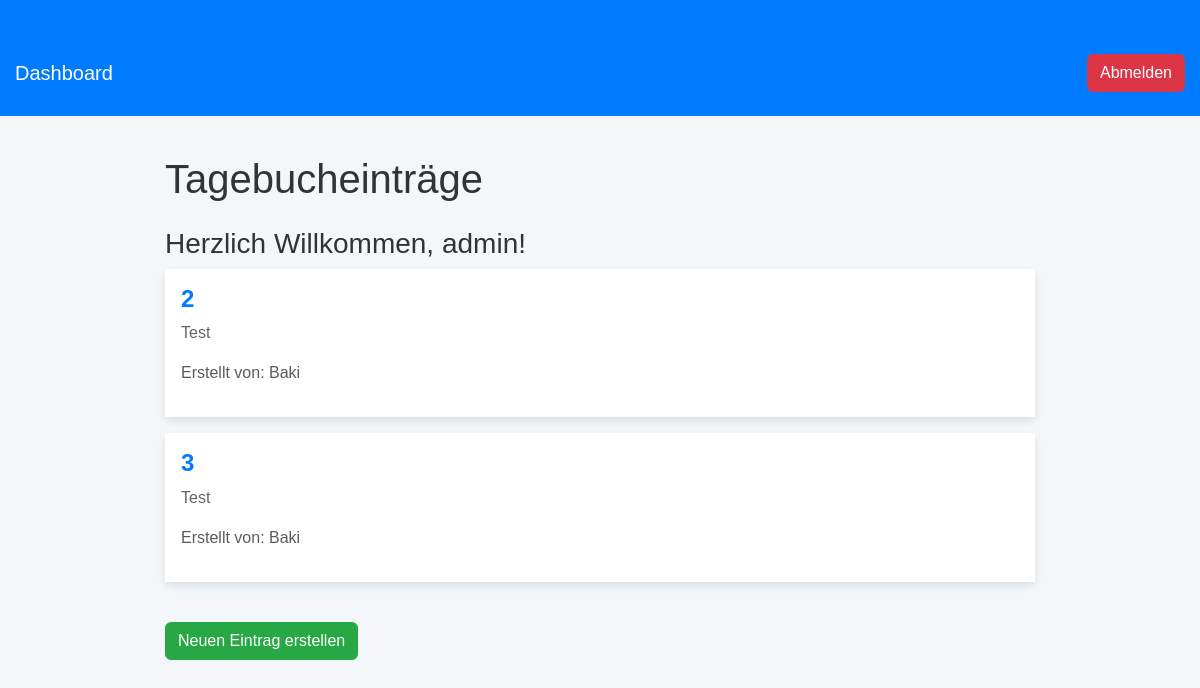
The page /dashboard (signed in) on the database as committed earlier.
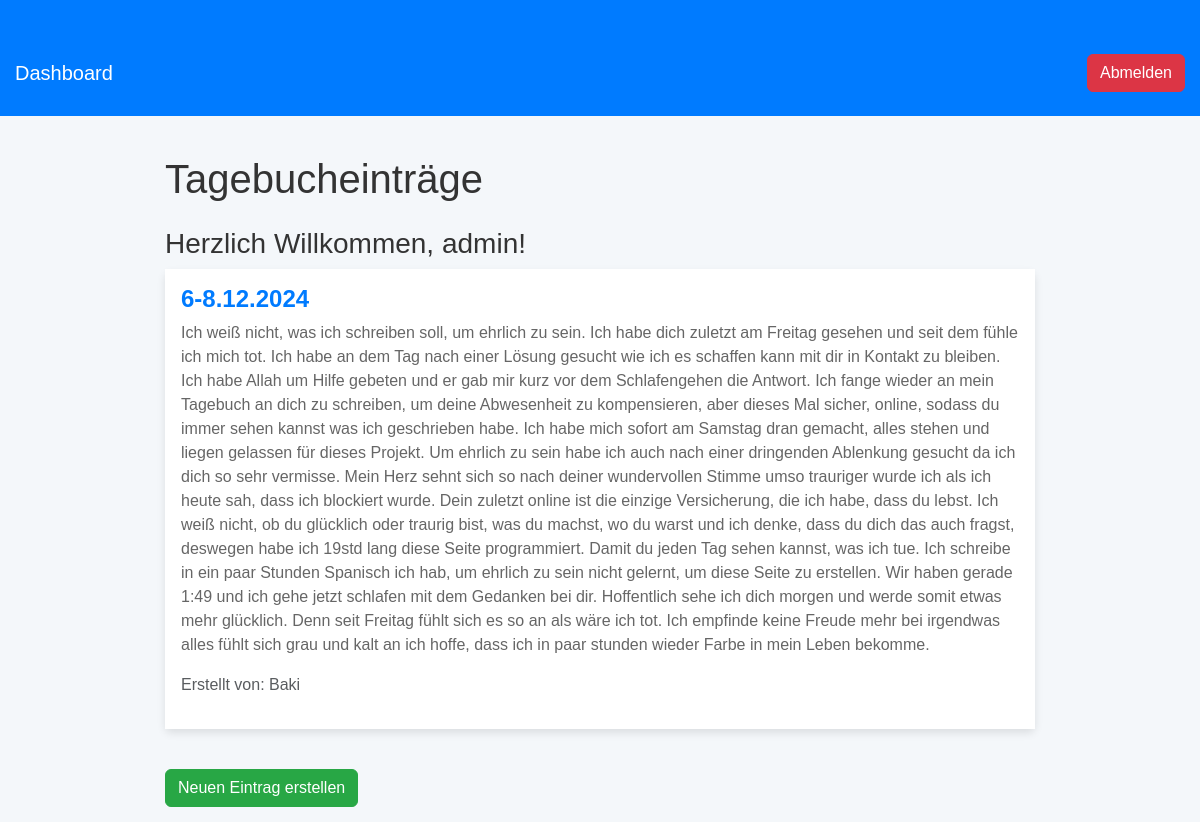
The same page on the database as committed later.
### app.py (models this page shows)
class DiaryEntry(db.Model):
    id = db.Column(db.Integer, primary_key=True)
    title = db.Column(db.String(150), nullable=False)
    content = db.Column(db.Text, nullable=False)
    created_by = db.Column(db.String(150), nullable=False)

### app.py (the view)
@app.route('/dashboard')
@login_required
def dashboard():
    entries = DiaryEntry.query.all()
    return render_template('dashboard.html', entries=entries, user=current_user)

### app.py (called while the page is built)
@login_manager.user_loader
def load_user(user_id):
    return User.query.get(int(user_id))

### templates/dashboard.html (shortened to what this page needs)
<!DOCTYPE html>
<html lang="de">
<head>
    <link href="https://cdn.jsdelivr.net/npm/bootstrap@5.3.0-alpha3/dist/css/bootstrap.min.css" rel="stylesheet">
    <link href="{{ url_for('static', filename='css/styles.css') }}" rel="stylesheet">
</head>
<body>
    <nav class="navbar navbar-expand-lg navbar-light">
        <div class="container">
            <a class="navbar-brand" href="#">Dashboard</a>
            <div class="ms-auto">
                {% if current_user.is_authenticated %}
                    <a class="btn btn-secondary" href="{{ url_for('logout') }}">Abmelden</a>
                {% else %}
                    <a class="btn btn-primary" href="{{ url_for('login') }}">Anmelden</a>
                {% endif %}
            </div>
        </div>
    </nav>
    <div class="container dashboard-container mt-4">
        <h1 class="mb-4">Tagebucheinträge</h1>
        <h3>Herzlich Willkommen, {{ current_user.username }}!</h3>
        {% for entry in entries %}
            <div class="card mb-3">
                <div class="card-body">
                    <h5 class="card-title">{{ entry.title }}</h5>
                    <p class="card-text">{{ entry.content }}</p>
                    <p class="text-muted">Erstellt von: {{ entry.created_by }}</p>
                </div>
            </div>
        {% else %}
            <p class="text-muted">Keine Einträge vorhanden.</p>
        {% endfor %}
        {% if user.is_admin %}
            <a class="btn btn-primary mt-4" href="{{ url_for('upload') }}">Neuen Eintrag erstellen</a>
        {% endif %}
    </div>
</body>
</html>

Rows that differ between the two databases and show on the page:
removed DiaryEntry: title "3", content "Test", created_by "Baki"
changed DiaryEntry "Baki": title "2" → "6-8.12.2024"; content "Test" → "Ich weiß nicht, was ich schreiben soll, um ehrlich zu sein. Ich habe dich zuletzt am Freitag gesehen und seit dem fühle ich mich tot. Ich habe an dem Tag nach einer Lösung gesucht wie ich es schaffen kann mit dir in Kontakt zu bleiben. Ich habe Allah um Hilfe gebeten und er gab mir kurz vor dem Schlafengehen die Antwort. Ich fange wieder an mein Tagebuch an dich zu schreiben, um deine Abwesenheit zu kompensieren, aber dieses Mal sicher, online, sodass du immer sehen kannst was ich geschrieben habe. Ich habe mich sofort am Samstag dran gemacht, alles stehen und liegen gelassen für dieses Projekt. Um ehrlich zu sein habe ich auch nach einer dringenden Ablenkung gesucht da ich dich so sehr…"
